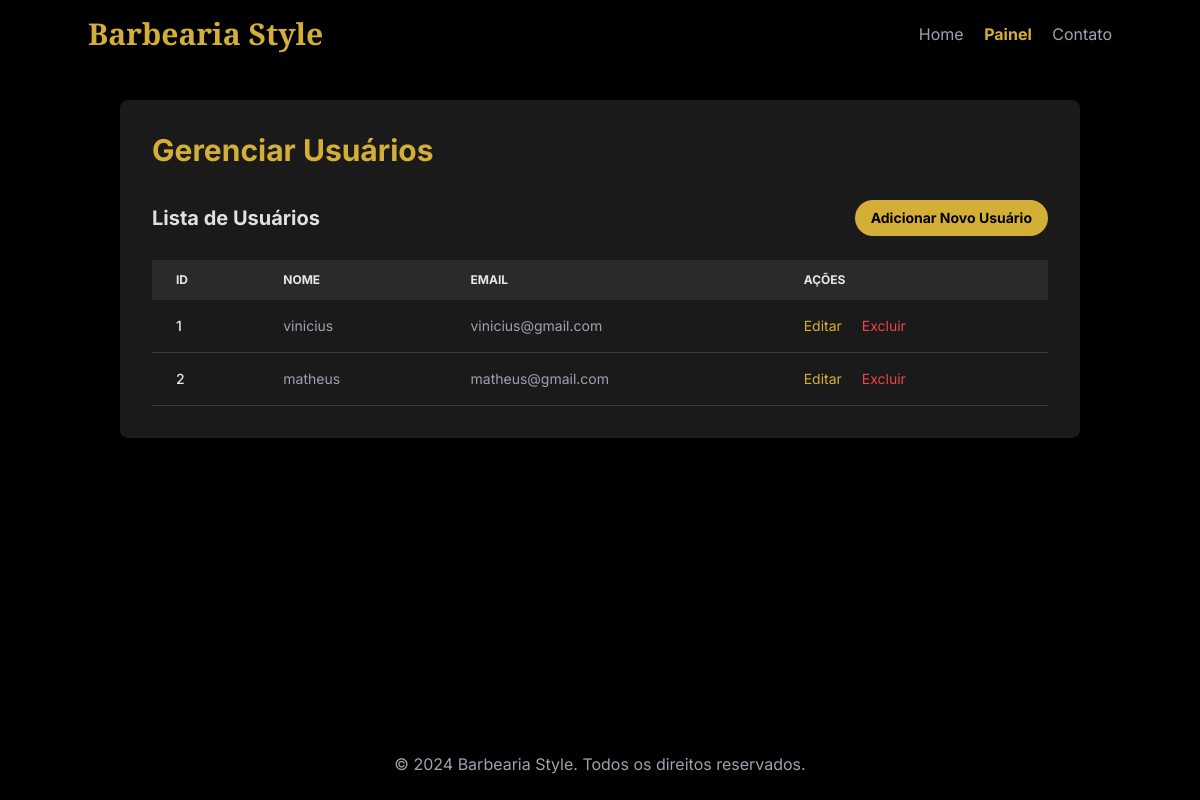
The page /usuarios on the database as committed earlier.
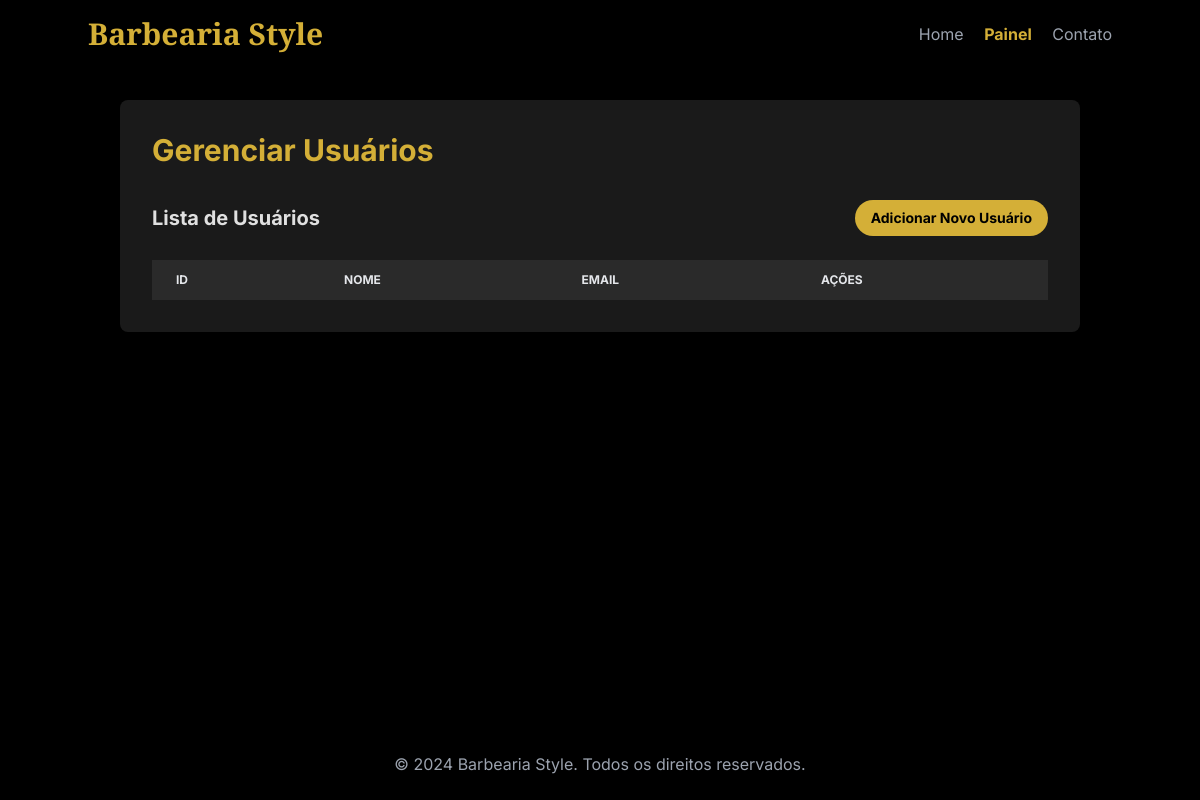
The same page on the database as committed later.
### tables this page shows
CREATE TABLE usuarios
                 (
                     id
                     INTEGER
                     PRIMARY
                     KEY
                     AUTOINCREMENT,
                     nome
                     TEXT
                     NOT
                     NULL,
                     email
                     TEXT
                     UNIQUE
                     NOT
                     NULL,
                     senha
                     TEXT
                     NOT
                     NULL
                 );

### main.py (the view)
@app.route('/usuarios')
def gerenciar_usuarios():
    conn = get_db_connection()
    usuarios = conn.execute('SELECT * FROM usuarios').fetchall()
    conn.close()
    return render_template('gerenciar_usuarios.html', usuarios=usuarios)

### main.py (called while the page is built)
def get_db_connection():
    conn = sqlite3.connect('database.db')
    conn.row_factory = sqlite3.Row
    return conn

### templates/gerenciar_usuarios.html (shortened to what this page needs)
<!DOCTYPE html>
<html lang="pt-BR">
<head>
    <script src="https://cdn.tailwindcss.com"></script>
</head>
<body class="antialiased flex flex-col min-h-screen">
    <header class="p-4 bg-black shadow-md">
        <nav class="container mx-auto flex justify-between items-center">
            <h1 class="text-3xl font-bold text-primary cinzel-font">Barbearia Style</h1>
            <div class="space-x-4">
                <a href="/" class="text-gray-400 hover:text-primary transition-colors duration-200">Home</a>
                <a href="/admin" class="text-primary font-bold">Painel</a>
                <a href="/contato" class="text-gray-400 hover:text-primary transition-colors duration-200">Contato</a>
            </div>
        </nav>
    </header>
    <main class="flex-grow p-8 container mx-auto">
        <div class="bg-card p-8 rounded-lg shadow-2xl">
            <h2 class="text-3xl font-bold text-primary mb-8">Gerenciar Usuários</h2>
            <div class="mb-6 flex justify-between items-center">
                <h3 class="text-xl font-bold">Lista de Usuários</h3>
                <a href="/adicionar_usuario" class="btn-primary px-4 py-2 rounded-full text-sm">Adicionar Novo Usuário</a>
            </div>
            <div class="overflow-x-auto">
                <table class="w-full text-sm text-left text-gray-400">
                    <thead class="text-xs text-gray-200 uppercase bg-[#2a2a2a]">
                        <tr>
                            <th scope="col" class="py-3 px-6">ID</th>
                            <th scope="col" class="py-3 px-6">Nome</th>
                            <th scope="col" class="py-3 px-6">Email</th>
                            <th scope="col" class="py-3 px-6">Ações</th>
                        </tr>
                    </thead>
                    <tbody>
                        {% for usuario in usuarios %}
                        <tr class="bg-card border-b border-[#3a3a3a]">
                            <td class="py-4 px-6 font-medium text-gray-200">{{ usuario['id'] }}</td>
                            <td class="py-4 px-6">{{ usuario['nome'] }}</td>
                            <td class="py-4 px-6">{{ usuario['email'] }}</td>
                            <td class="py-4 px-6">
                                <a href="{{ url_for('editar_usuario', id=usuario['id']) }}" class="text-primary hover:underline mr-4">Editar</a>
                                <a href="{{ url_for('excluir_usuario', id=usuario['id']) }}" class="text-red-500 hover:underline">Excluir</a>
                            </td>
                        </tr>
                        {% endfor %}
                    </tbody>
                </table>
            </div>
        </div>
    </main>
    <footer class="p-6 text-center text-gray-400 bg-black mt-auto">
        <p>&copy; 2024 Barbearia Style. Todos os direitos reservados.</p>
    </footer>
</body>
</html>

Rows that differ between the two databases and show on the page:
removed usuarios: id "1", nome "vinicius", email "vinicius@gmail.com"
removed usuarios: id "2", nome "matheus", email "matheus@gmail.com"
